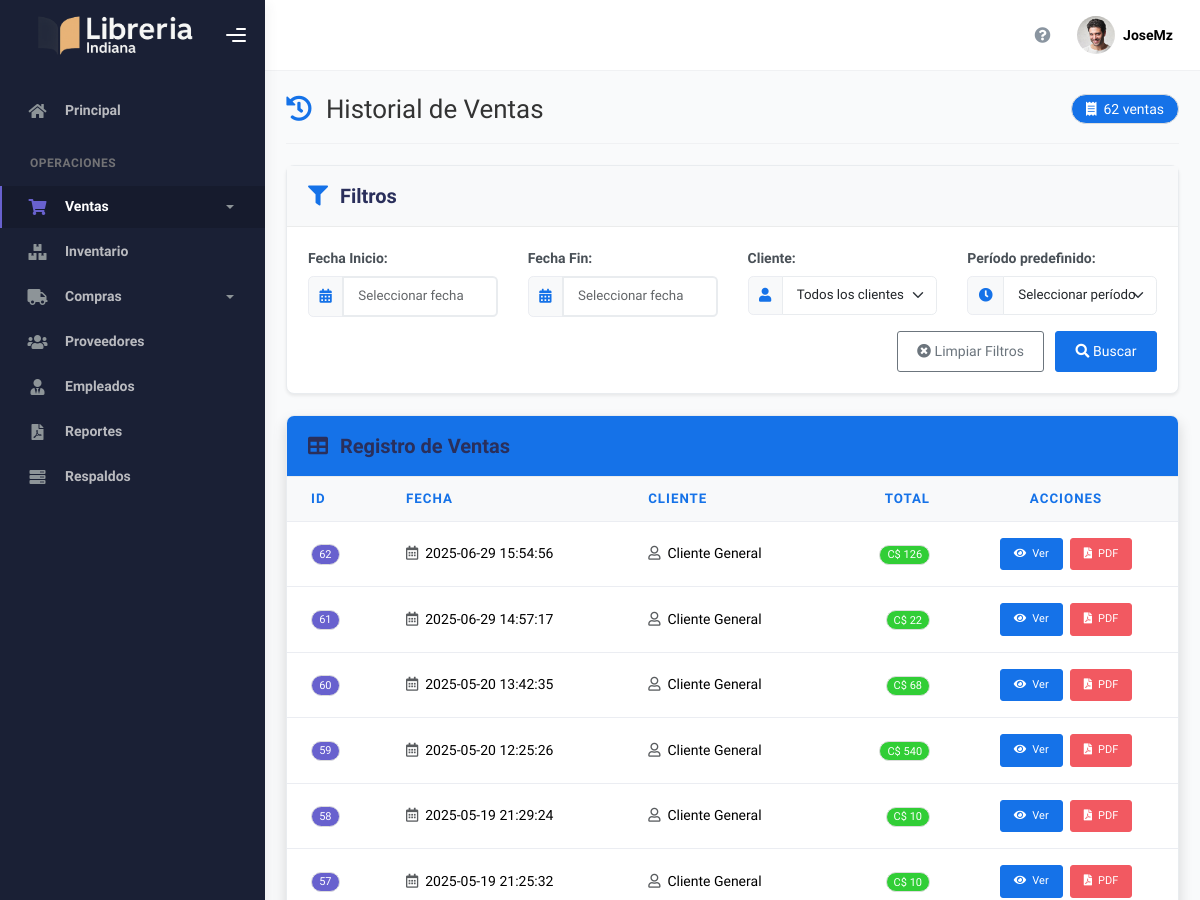
/historial (signed in, upper part), run on an earlier commit of the app's database.
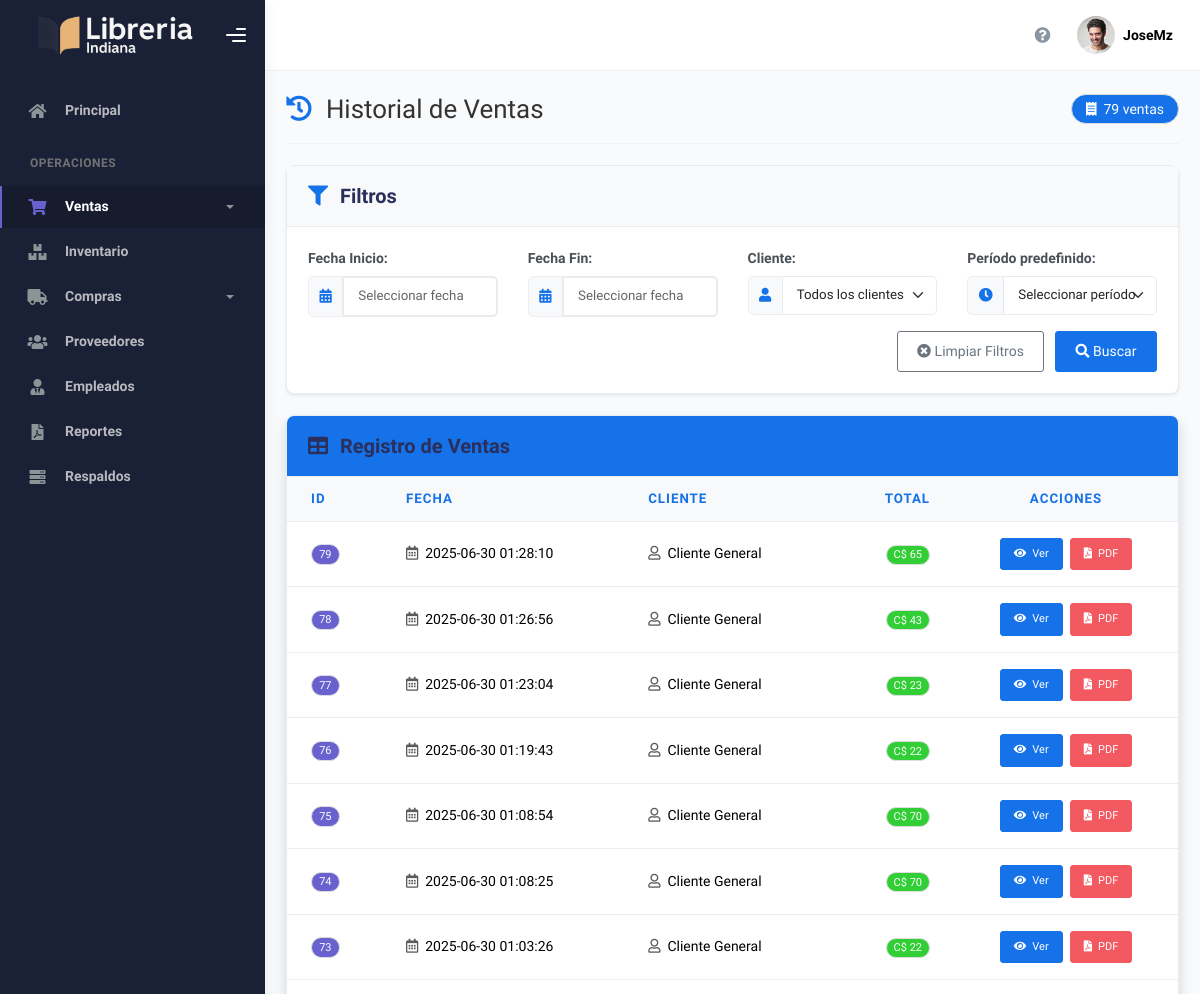
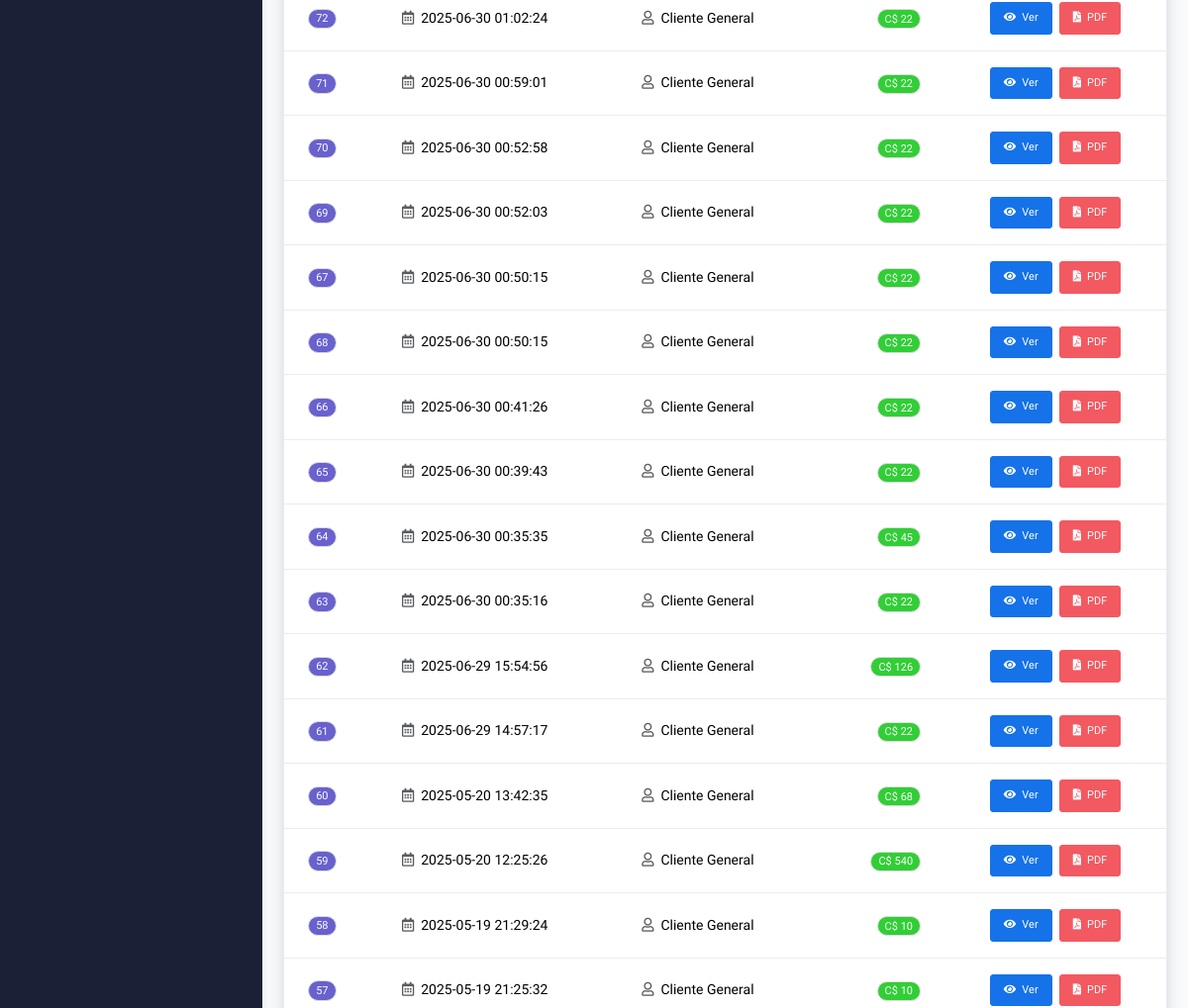
And on a later commit of the database (2 pictures, top to bottom).
### tables this page shows
CREATE TABLE Venta (
    IDVenta INTEGER PRIMARY KEY AUTOINCREMENT,
    Fecha DATETIME,
    Total DECIMAL NOT NULL,
    IDEmpleado INTEGER,
    IDCliente INTEGER,
    IDSucursal INTEGER, MetodoPago TEXT, Descuento REAL,
    FOREIGN KEY (IDEmpleado) REFERENCES Empleado(IDEmpleado),
    FOREIGN KEY (IDCliente) REFERENCES Cliente(IDCliente),
    FOREIGN KEY (IDSucursal) REFERENCES Sucursal(IDSucursal)
);

### app/blueprints/ventas/routes.py (the view, shortened to what this page needs)
@ventas_bp.route("/historial", methods=["GET", "POST"])
@role_required(['admin', 'gerente', 'vendedor'])
def historial():
    ventas = obtener_ventas("todas")
    clientes = obtener_clientes()
    return render_template("ventas/ventas.html", ventas=ventas, clientes=clientes)

### app/blueprints/ventas/routes.py (called while the page is built)
def obtener_clientes():
    conexion = get_db_connection()
    cursor = conexion.cursor()
    cursor.execute("SELECT IDCliente, NombreCompleto FROM Cliente ORDER BY NombreCompleto")
    clientes = [{"IDCliente": row[0], "NombreCompleto": row[1]} for row in cursor.fetchall()]
    conexion.close()
    return clientes

### app/utils/__init__.py (called while the page is built)
def role_required(roles):
    def decorator(f):
        @wraps(f)
        def decorated_function(*args, **kwargs):
            if session.get("user_id") is None:
                return redirect(url_for('auth.login'))
            user_role = session.get("role")
            if user_role not in roles and user_role != 'admin':
                abort(403)  # Forbidden
            return f(*args, **kwargs)
        return decorated_function
    return decorator

### app/utils/db.py (called while the page is built)
def get_db_connection():
    conn = sqlite3.connect(current_app.config['DATABASE_PATH'])
    conn.row_factory = sqlite3.Row
    return conn

### app/blueprints/ventas/templates/ventas/ventas.html (shortened to what this page needs)
{% extends "layout.html" %}
{% block style %}
<link rel="stylesheet" href="https://cdn.jsdelivr.net/npm/flatpickr/dist/flatpickr.min.css">
<link rel="stylesheet" href="https://cdn.datatables.net/1.11.5/css/dataTables.bootstrap5.min.css">
{% endblock %}
{% block main %}
<div class="container-fluid">
    <div class="d-flex justify-content-between align-items-center mb-4 pb-3 border-bottom">
        <h2 class="m-0 d-flex align-items-center">
            <i class="fas fa-history text-primary me-3"></i>
            Historial de Ventas
        </h2>
        <span class="badge bg-primary rounded-pill px-3 py-2 fs-6">
            <i class="fas fa-receipt me-1"></i>
            {{ ventas|length }} ventas
        </span>
    </div>
    <div class="card filter-card shadow-sm mb-4">
        <div class="card-header bg-light">
            <h5 class="card-title mb-0">
                <i class="fas fa-filter me-2 text-primary"></i>
                Filtros
            </h5>
        </div>
        <div class="card-body">
            <form id="filtroForm" class="row g-3">
                <div class="col-md-3">
                    <label for="fechaInicio" class="form-label fw-bold">Fecha Inicio:</label>
                    <div class="input-group">
                        <span class="input-group-text bg-light">
                            <i class="fas fa-calendar-alt text-primary"></i>
                        </span>
                        <input type="text" class="form-control datepicker" id="fechaInicio" placeholder="Seleccionar fecha">
                    </div>
                </div>
                <div class="col-md-3">
                    <label for="fechaFin" class="form-label fw-bold">Fecha Fin:</label>
                    <div class="input-group">
                        <span class="input-group-text bg-light">
                            <i class="fas fa-calendar-alt text-primary"></i>
                        </span>
                        <input type="text" class="form-control datepicker" id="fechaFin" placeholder="Seleccionar fecha">
                    </div>
                </div>
                <div class="col-md-3">
                    <label for="cliente" class="form-label fw-bold">Cliente:</label>
                    <div class="input-group">
                        <span class="input-group-text bg-light">
                            <i class="fas fa-user text-primary"></i>
                        </span>
                        <select class="form-select" id="cliente">
                            <option value="">Todos los clientes</option>
                        </select>
                    </div>
                </div>
                <div class="col-md-3">
                    <label for="periodo" class="form-label fw-bold">Período predefinido:</label>
                    <div class="input-group">
                        <span class="input-group-text bg-light">
                            <i class="fas fa-clock text-primary"></i>
                        </span>
                        <select class="form-select" id="periodo">
                            <option value="">Seleccionar período</option>
                        </select>
                    </div>
                </div>
                <div class="col-12 text-end">
                    <button type="button" id="btnLimpiarFiltros" class="btn btn-outline-secondary me-2">
                        <i class="fas fa-times-circle me-1"></i>Limpiar Filtros
                    </button>
                    <button type="button" id="btnFiltrar" class="btn btn-primary">
                        <i class="fas fa-search me-1"></i>Buscar
                    </button>
                </div>
            </form>
        </div>
    </div>
    <div class="card data-card shadow">
        <div class="card-header bg-primary text-white py-3">
            <h5 class="card-title mb-0">
                <i class="fas fa-table me-2"></i>
                Registro de Ventas
            </h5>
        </div>
        <div class="card-body p-0">
            <div class="table-responsive">
                <table class="table table-hover mb-0" id="tablaVentas">
                    <thead class="table-light">
                        <tr>
                            <th class="fw-bold text-primary border-bottom">ID</th>
                            <th class="fw-bold text-primary border-bottom">Fecha</th>
                            <th class="fw-bold text-primary border-bottom">Cliente</th>
                            <th class="fw-bold text-primary border-bottom text-end">Total</th>
                            <th class="fw-bold text-primary border-bottom text-center">Acciones</th>
                        </tr>
                    </thead>
                    <tbody id="tabla-ventas">
                        {% if ventas|length > 0 %}
                            {% for venta in ventas %}
                            <tr>
                                <td class="align-middle">
                                    <span class="badge bg-secondary">{{ venta.id }}</span>
                                </td>
                                <td class="align-middle">
                                    <i class="far fa-calendar-alt me-1 text-muted"></i>
                                    {{ venta.fecha }}
                                </td>
                                <td class="align-middle">
                                    <i class="far fa-user me-1 text-muted"></i>
                                    {{ venta.cliente if venta.cliente else 'Cliente General' }}
                                </td>
                                <td class="text-end align-middle">
                                    <span class="badge bg-success px-2 py-1">
                                        C$ {{ venta.total | round(2) }}
                                    </span>
                                </td>
                                <td class="text-center align-middle">
                                    <div class="d-flex gap-2 justify-content-center">
                                        <button class="btn btn-primary btn-sm ver-detalle" data-id="{{ venta.id }}">
                                            <i class="fas fa-eye me-1"></i>
                                            Ver
                                        </button>
                                        <button class="btn btn-danger btn-sm exportar-pdf" data-id="{{ venta.id }}">
                                            <i class="fas fa-file-pdf me-1"></i>
                                            PDF
                                        </button>
                                    </div>
                                </td>
                            </tr>
                            {% endfor %}
                        {% endif %}
                    </tbody>
                </table>
            </div>
        </div>
    </div>
</div>
{% endblock %}

### app/templates/layout.html (shortened to what this page needs)
<!DOCTYPE html>
<html lang="en">
<head>
  <link rel="stylesheet" href="https://cdnjs.cloudflare.com/ajax/libs/font-awesome/5.15.4/css/all.min.css">
  <link rel="stylesheet" href="{{ url_for('static', filename='css/bootstrap.min.css') }}" />
  <link rel="stylesheet" href="{{ url_for('static', filename='css/plugins.min.css') }}" />
  <link rel="stylesheet" href="{{ url_for('static', filename='css/kaiadmin.min.css') }}" />
  <link rel="stylesheet" href="{{ url_for('static', filename='css/demo.css') }}" />
  {% block style %} {% endblock %}
</head>
<body>
  <div class="wrapper">
    {% set current_path = request.path %}
    <div class="sidebar" data-background-color="dark">
      <div class="sidebar-logo">
        <div class="logo-header" data-background-color="dark">
          <a href="{{ url_for('dashboard.index') }}" class="logo">
            <img src="{{ url_for('static', filename='img/logo_claro.png') }}" alt="navbar brand"
              class="navbar-brand" height="20" />
          </a>
          <div class="nav-toggle">
            <button class="btn btn-toggle toggle-sidebar">
              <i class="gg-menu-right"></i>
            </button>
          </div>
        </div>
      </div>
      <div class="sidebar-wrapper scrollbar scrollbar-inner">
        <div class="sidebar-content">
          <ul class="nav nav-secondary">
            <li class="nav-item {% if current_path == url_for('dashboard.index') %}active{% endif %}">
              <a href="{{ url_for('dashboard.index') }}"
                aria-expanded="false">
                <i class="fas fa-home"></i>
                <p>Principal</p>
              </a>
            </li>
            <li class="nav-section">
              <h4 class="text-section">Operaciones</h4>
            </li>
            <li class="nav-item {% if current_path in [url_for('ventas.catalogo'), url_for('ventas.historial')] %}active{% endif %}">
              <a data-bs-toggle="collapse" href="#ventas">
                <i class="fas fa-shopping-cart"></i>
                <p>Ventas</p>
                <span class="caret"></span>
              </a>
            </li>
            <li class="nav-item {% if current_path == url_for('inventario.mostrar_stock') %}active{% endif %}">
              <a href="{{ url_for('inventario.mostrar_stock') }}">
                <i class="fas fa-boxes"></i>
                <p>Inventario</p>
              </a>
            </li>
            <li class="nav-item {% if request.blueprint == 'compras' %}active{% endif %}">
              <a data-bs-toggle="collapse" href="#compras">
                <i class="fas fa-truck"></i>
                <p>Compras</p>
                <span class="caret"></span>
              </a>
            </li>
            <li class="nav-item {% if current_path == url_for('admin.proveedores') %}active{% endif %}">
              <a href="{{ url_for('admin.proveedores') }}">
                <i class="fas fa-users"></i>
                <p>Proveedores</p>
              </a>
            </li>
            <li class="nav-item {% if current_path == url_for('admin.employees') %}active{% endif %}">
              <a href="{{ url_for('admin.employees') }}">
                <i class="fas fa-user-tie"></i>
                <p>Empleados</p>
              </a>
            </li>
            <li class="nav-item {% if current_path == url_for('ventas.reporte') %}active{% endif %}">
              <a href="{{ url_for('ventas.reporte') }}">
                <i class="fas fa-file-pdf"></i>
                <p>Reportes</p>
              </a>
            </li>
            <li class="nav-item {% if current_path == url_for('backup.index') %}active{% endif %}">
              <a href="{{ url_for('backup.index') }}">
                <i class="fas fa-server"></i>
                <p>Respaldos</p>
              </a>
            </li>
          </ul>
        </div>
      </div>
    </div>
    <div class="main-panel">
      <div class="main-header">
        <nav class="navbar navbar-header navbar-header-transparent navbar-expand-lg border-bottom">
          <div class="container-fluid">
            <ul class="navbar-nav topbar-nav ms-md-auto align-items-center">
              <li class="nav-item topbar-icon">
                <a class="nav-link" href="#" data-bs-toggle="modal" data-bs-target="#helpModal" title="Ayuda del Sistema">
                  <i class="fa fa-question-circle"></i>
                </a>
              </li>
              <li class="nav-item topbar-user dropdown hidden-caret">
                <a class="dropdown-toggle profile-pic" data-bs-toggle="dropdown" href="#" aria-expanded="false">
                  <div class="avatar-sm">
                    <img src="{{ url_for('static', filename='img/profile.jpg') }}" alt="..."
                      class="avatar-img rounded-circle" />
                  </div>
                  <span class="profile-username">
                    <span class="fw-bold">{{ session.get('username', 'Usuario') }}</span>
                  </span>
                </a>
              </li>
            </ul>
          </div>
        </nav>
      </div>
      <div class="container">
        {% block main %} {% endblock %}
      </div>
    </div>
  </div>
</body>
</html>

### app/templates/layout.html (style rules this page uses)
.navbar-brand { width: 180px; height: 100%; object-fit: contain; }
body { font-family: 'Public Sans', -apple-system, BlinkMacSystemFont, 'Segoe UI', Roboto, 'Helvetica Neue', Arial, sans-serif; }

### app/blueprints/ventas/templates/ventas/ventas.html (style rules this page uses)
body { color: #333333; background-color: #f9fafb; }
.container-fluid { padding: 1.5rem; }
.filter-card { border-radius: 8px; border: 1px solid #e9ecef; box-shadow: 0 4px 6px rgba(0, 0, 0, 0.05); background-color: white; margin-bottom: 1.5rem; }
.filter-card .card-header { background-color: white; border-bottom: 1px solid #e9ecef; padding: 1rem 1.5rem; font-weight: 600; }
.filter-card .card-body { padding: 1.5rem; }
.filter-card .form-control, .filter-card .form-select { border-color: #e9ecef; padding: 0.6rem 1rem; font-size: 0.95rem; box-shadow: none; transition: all 0.3s ease; }
.data-card { border-radius: 8px; border: 1px solid #e9ecef; box-shadow: 0 4px 6px rgba(0, 0, 0, 0.05); background-color: white; margin-bottom: 1.5rem; overflow: hidden; }
.data-card .card-header { background-color: white; border-bottom: 1px solid #e9ecef; padding: 1rem 1.5rem; font-weight: 600; display: flex; justify-content: space-between; align-items: center; }
.data-card .card-body { padding: 0; }
.table-responsive { padding: 0; }
.btn-primary { background-color: #4361ee; border-color: #4361ee; }
.badge { padding: 0.35em 0.65em; font-weight: 500; border-radius: 30px; }

What changed in the data, as far as the page shows it:
added Venta: id "79", fecha "2025-06-30 01:28:10", cliente "Cliente General", total "65"
added Venta: id "78", fecha "2025-06-30 01:26:56", cliente "Cliente General", total "43"
added Venta: id "77", fecha "2025-06-30 01:23:04", cliente "Cliente General", total "23"
added Venta: id "76", fecha "2025-06-30 01:19:43", cliente "Cliente General", total "22"
added Venta: id "75", fecha "2025-06-30 01:08:54", cliente "Cliente General", total "70"
added Venta: id "74", fecha "2025-06-30 01:08:25", cliente "Cliente General", total "70"
added Venta: id "73", fecha "2025-06-30 01:03:26", cliente "Cliente General", total "22"
added Venta: id "72", fecha "2025-06-30 01:02:24", cliente "Cliente General", total "22"
added Venta: id "71", fecha "2025-06-30 00:59:01", cliente "Cliente General", total "22"
added Venta: id "70", fecha "2025-06-30 00:52:58", cliente "Cliente General", total "22"
added Venta: id "69", fecha "2025-06-30 00:52:03", cliente "Cliente General", total "22"
added Venta: id "67", fecha "2025-06-30 00:50:15", cliente "Cliente General", total "22"
added Venta: id "68", fecha "2025-06-30 00:50:15", cliente "Cliente General", total "22"
added Venta: id "66", fecha "2025-06-30 00:41:26", cliente "Cliente General", total "22"
added Venta: id "65", fecha "2025-06-30 00:39:43", cliente "Cliente General", total "22"
added Venta: id "64", fecha "2025-06-30 00:35:35", cliente "Cliente General", total "45"
added Venta: id "63", fecha "2025-06-30 00:35:16", cliente "Cliente General", total "22"
Also different on the page:
{{ ventas|length }}: "62" → "79"
